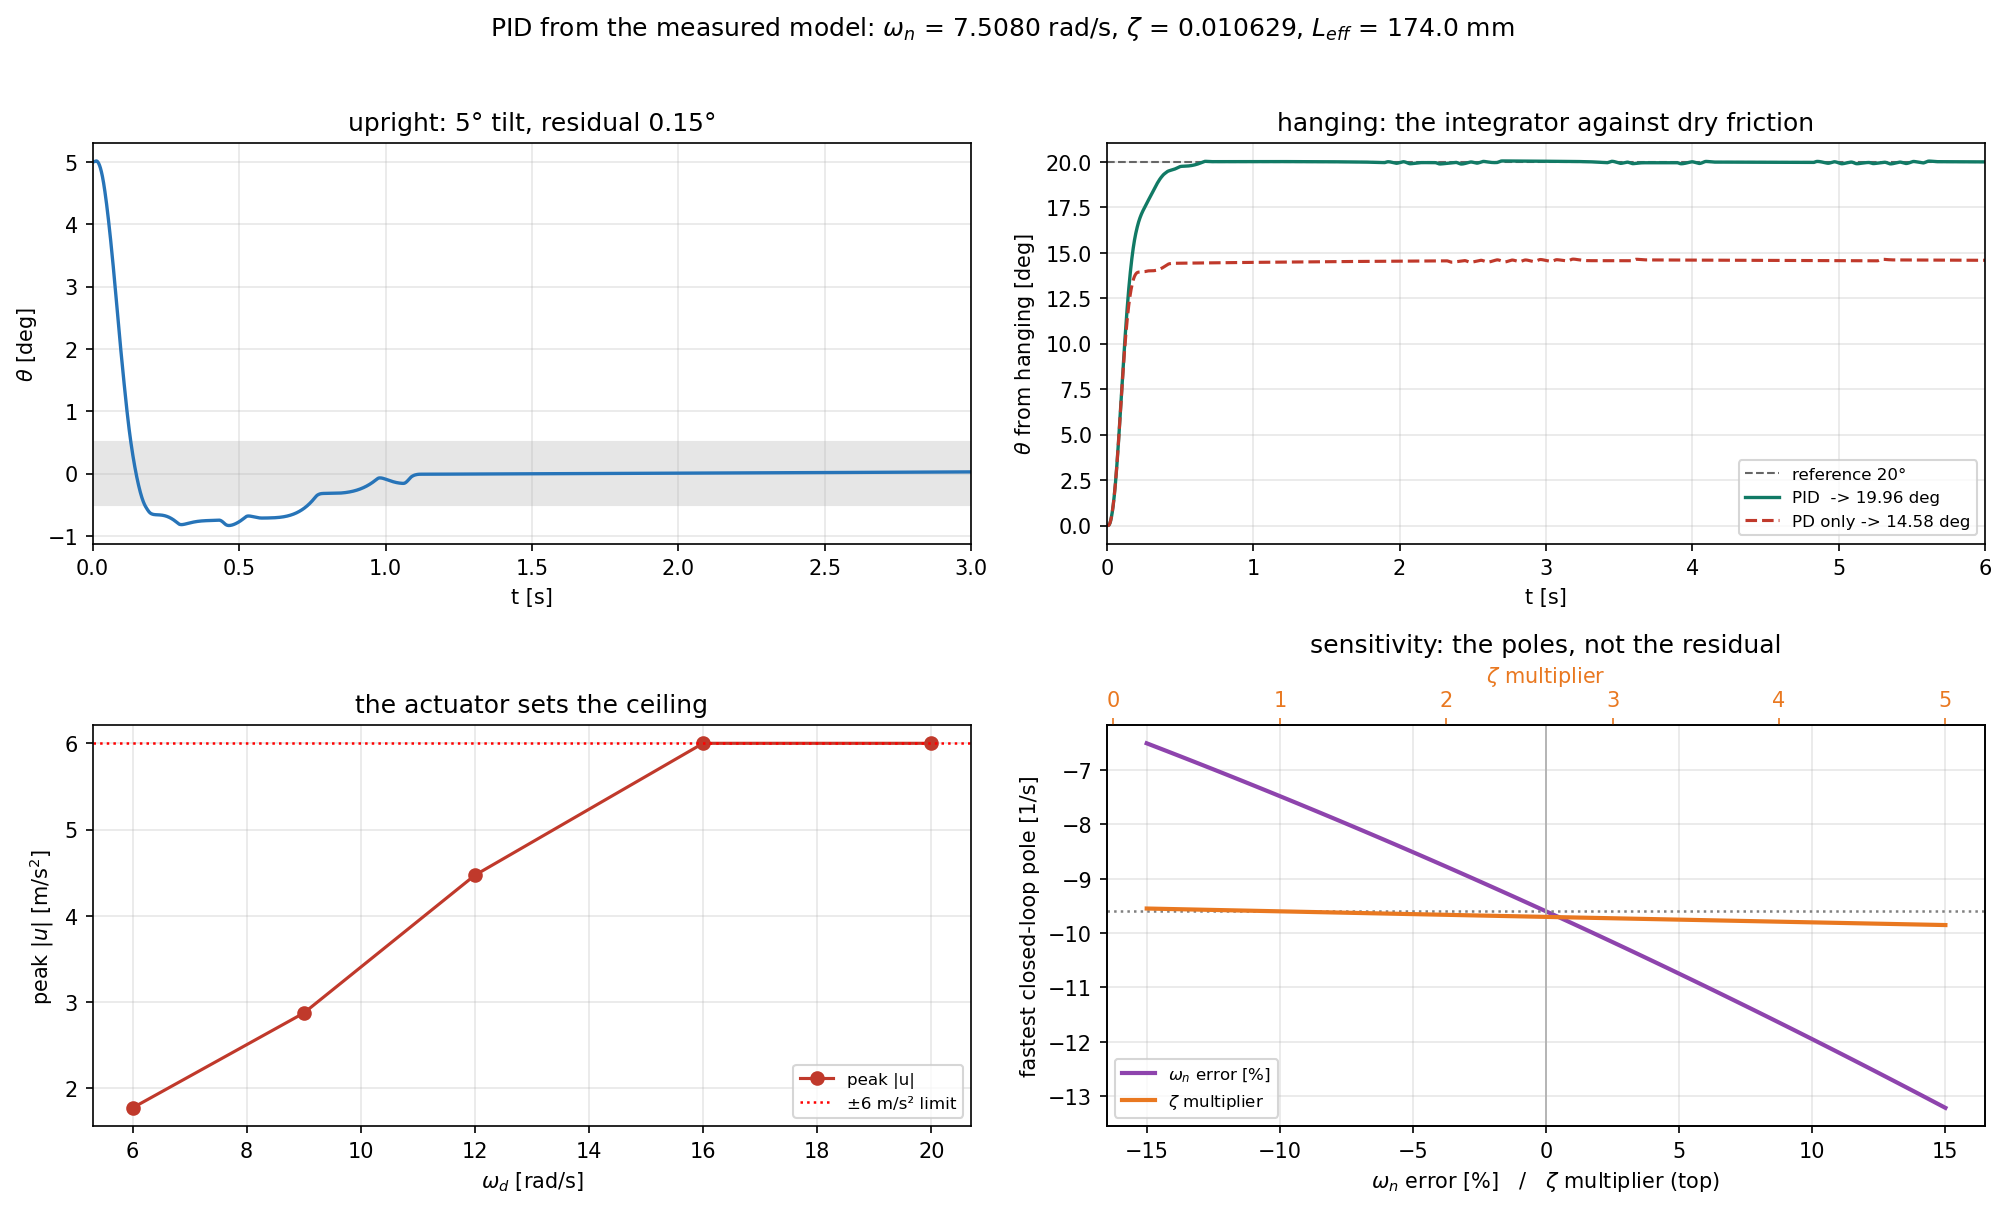

This figure's Python source:
"""Design a PID from the MEASURED wn and zeta, for both operating points.

The free-swing identification gives two numbers and one derived length:

    wn    = 7.5080 rad/s     zeta = 0.010629      L_eff = g/wn^2 = 173.97 mm

Everything below is a closed-form function of those. Nothing is hand tuned.

Two plants, one formula
-----------------------
With u the pivot acceleration [m/s^2], the linearised pendulum is

    hanging  (theta from hanging):   theta'' = -wn^2 theta - 2 sigma theta' - u/L
    upright  (theta from upright):   theta'' = +wn^2 theta - 2 sigma theta' - u/L

Only the sign of the gravity term differs, so one gain formula covers both -- a
sign flag is all that changes. The hanging case is a servo problem (track a
reference), the upright case is a stabilisation problem (hold zero), and the
same measured numbers serve both.

What this script answers
------------------------
1. what gains the measurement implies, for each operating point
2. whether the placement is exact (closed-loop poles vs requested)
3. how the design behaves on the REAL loop: 100 Hz, 0.3 deg encoder,
   +-6 m/s^2, dry friction, derivative filter
4. how much the answer moves when the measurement itself is wrong --
   the identification says zeta is the poorly determined number, so this is
   the question that matters for trusting the design

    python pid_from_measurement.py                 # tables + figure
    python pid_from_measurement.py --no-show       # write the figure only
"""
import argparse

import matplotlib.pyplot as plt
import numpy as np

from _common import PROJECT  # noqa: F401  (puts the project on sys.path)
import pendulum_sim as ps

G = ps.G

# --- design specification --------------------------------------------------
# dominant pair, then the integrator pole. wd is chosen in section 4 from the
# actuator limit, not picked by taste.
SPEC = dict(hanging=dict(wd=12.0, zd=0.7, wi=4.0),
            upright=dict(wd=12.0, zd=0.8, wi=4.0))
TAU_D = 0.01          # s, derivative filter = one control period at 100 Hz
LOOP = dict(control_hz=100.0, encoder_deg=0.3, accel_max=6.0)


def place_pid(wn, zeta, wd, zd, wi, upright):
    """Closed-form PID gains for either operating point.

    Closed loop is third order (the integrator adds a state):

        s^3 + (2 sigma + kd/L) s^2 + (kp/L -+ wn^2) s + ki/L = 0
                                            ^ minus upright, plus hanging

    Matching (s^2 + 2 zd wd s + wd^2)(s + wi):

        kd = L (2 zd wd + wi - 2 sigma)
        kp = L (wd^2 + 2 zd wd wi -+ wn^2)
        ki = L wd^2 wi
    """
    sigma = zeta * wn
    L = G / wn ** 2
    grav = wn ** 2 if upright else -wn ** 2
    kd = L * (2 * zd * wd + wi - 2 * sigma)
    kp = L * (wd ** 2 + 2 * zd * wd * wi + grav)
    ki = L * wd ** 2 * wi
    return kp, ki, kd


def closed_loop_poles(wn, zeta, kp, ki, kd, upright):
    sigma, L = zeta * wn, G / wn ** 2
    grav = wn ** 2 if upright else -wn ** 2
    return np.roots([1.0, 2 * sigma + kd / L, kp / L - grav, ki / L])


def requested_poles(wd, zd, wi):
    return np.append(np.roots([1.0, 2 * zd * wd, wd ** 2]), -wi)


class MeasuredPID(ps.Controller):
    """PID on the angle, derivative on the measurement, conditional integration.

    ps.PID does the same thing; this one is written out so the doc can point at
    every line, and so the hanging case can carry a non-zero reference.
    """

    def __init__(self, kp, ki, kd, ref=0.0, u_max=np.inf, tau_d=TAU_D,
                 upright=True):
        self.kp, self.ki, self.kd = kp, ki, kd
        self.ref, self.u_max, self.tau_d = ref, u_max, tau_d
        # simulate() measures theta from UPRIGHT. Working near hanging needs
        # two changes, and both are easy to miss:
        #   offset: the error is the deviation from pi, not from 0
        #   sign  : the input enters as -(u/L) cos(theta), and cos(pi) = -1,
        #           so the same command pushes the other way
        self.offset = 0.0 if upright else np.pi
        self.sign = 1.0 if upright else -1.0
        self.reset()

    def reset(self):
        self.integral = 0.0
        self.d_state = 0.0
        self.prev = None

    def __call__(self, s, dt):
        theta = s.theta - self.offset
        e = theta - self.ref
        if self.prev is None:
            self.prev = theta
        raw = (theta - self.prev) / dt            # derivative on measurement
        self.prev = theta
        beta = dt / (self.tau_d + dt)
        self.d_state += beta * (raw - self.d_state)
        u = self.sign * (self.kp * e + self.ki * self.integral
                         + self.kd * self.d_state)
        if abs(u) <= self.u_max:                  # anti-windup
            self.integral += e * dt
        return float(np.clip(u, -self.u_max, self.u_max))


def run(p, ctrl, theta0_deg, duration=8.0, **over):
    kw = dict(LOOP)
    kw.update(over)
    cfg = ps.SimConfig(duration=duration, theta0_deg=theta0_deg, **kw)
    log = ps.simulate(p, ctrl, cfg)
    tail = int(1.0 / cfg.dt_plant)
    ref = getattr(ctrl, "ref", 0.0)
    err = np.abs(log["theta_deg"][-tail:] - np.rad2deg(ref))
    return dict(log=log, err=err.max(), mean=log["theta_deg"][-tail:].mean(),
                u_peak=np.abs(log["u"]).max(), rotor=np.abs(log["alpha_deg"]).max(),
                sat=100.0 * log["saturated"].mean())


def main():
    ap = argparse.ArgumentParser(description=__doc__.splitlines()[0])
    ap.add_argument("--no-show", action="store_true")
    ap.add_argument("--out", default="pid_from_measurement.png")
    args = ap.parse_args()
    if args.no_show:
        import matplotlib
        matplotlib.use("Agg")

    p = ps.PendulumParams()
    wn, zeta, L = p.wn, p.zeta, p.L_eff

    print("=" * 78)
    print("1. WHAT WAS MEASURED")
    print("=" * 78)
    print(f"  wn      = {wn:.4f} rad/s      (extrema spacing, T0 = {2*np.pi/wn:.4f} s)")
    print(f"  zeta    = {zeta:.6f}          (envelope fit)")
    print(f"  sigma   = {p.sigma:.4f} 1/s       = zeta*wn")
    print(f"  L_eff   = {L*1000:.2f} mm         = g/wn^2, derived")
    print(f"  Coulomb = {p.coulomb_dps:.3f} deg/s      = {p.coulomb_accel:.4f} rad/s^2")
    print(f"  input gain -1/L_eff = {p.b:.3f} (rad/s^2) per (m/s^2)")

    print()
    print("=" * 78)
    print("2. GAINS: ONE FORMULA, TWO OPERATING POINTS")
    print("=" * 78)
    print("     kd = L (2 zd wd + wi - 2 sigma)")
    print("     kp = L (wd^2 + 2 zd wd wi -+ wn^2)      - upright, + hanging")
    print("     ki = L wd^2 wi")
    print()
    print(f"{'':10}{'wd':>6}{'zd':>6}{'wi':>6}{'kp':>10}{'ki':>10}{'kd':>9}"
          f"   placement")
    gains = {}
    for name, upright in (("hanging", False), ("upright", True)):
        s = SPEC[name]
        kp, ki, kd = place_pid(wn, zeta, s["wd"], s["zd"], s["wi"], upright)
        gains[name] = (kp, ki, kd)
        got = np.sort_complex(closed_loop_poles(wn, zeta, kp, ki, kd, upright))
        want = np.sort_complex(requested_poles(s["wd"], s["zd"], s["wi"]))
        ok = np.allclose(got, want, atol=1e-9)
        print(f"{name:10}{s['wd']:>6.1f}{s['zd']:>6.2f}{s['wi']:>6.1f}"
              f"{kp:>10.3f}{ki:>10.2f}{kd:>9.4f}   {'exact' if ok else 'MISMATCH'}")
        assert ok, f"{name}: placement failed"
    print(f"  cross-check with pendulum_sim.place_pid (upright): "
          f"{np.allclose(place_pid(wn, zeta, 12.0, 0.8, 4.0, True), ps.place_pid(p, 12.0, 0.8, 4.0))}")
    print(f"  gravity's share of kp: upright {100*L*wn**2/gains['upright'][0]:.0f} %,"
          f" hanging {-100*L*wn**2/gains['hanging'][0]:.0f} %"
          f"   (the two designs differ by 2 L wn^2 = {2*L*wn**2:.2f})")

    print()
    print("=" * 78)
    print("3. ON THE REAL LOOP  (100 Hz, 0.3 deg encoder, +-6 m/s^2, dry friction)")
    print("=" * 78)
    print(f"{'case':<34}{'residual':>11}{'peak u':>9}{'sat':>7}{'rotor':>9}")
    kp, ki, kd = gains["upright"]
    up = run(p, MeasuredPID(kp, ki, kd, u_max=6.0), theta0_deg=5.0)
    print(f"{'upright, 5 deg tilt':<34}{up['err']:>10.3f}d{up['u_peak']:>9.2f}"
          f"{up['sat']:>6.0f}%{up['rotor']:>8.0f}d")
    kp_h, ki_h, kd_h = gains["hanging"]
    ref = np.deg2rad(20.0)
    hang = run(p, MeasuredPID(kp_h, ki_h, kd_h, ref=ref, u_max=6.0, upright=False),
               theta0_deg=180.0, duration=6.0)
    hang_end = hang["mean"] - 180.0
    print(f"{'hanging, 20 deg ref, PID':<34}{hang_end - 20.0:>+10.3f}d"
          f"{hang['u_peak']:>9.2f}{hang['sat']:>6.0f}%{hang['rotor']:>8.0f}d")
    nopi = run(p, MeasuredPID(kp_h, 0.0, kd_h, ref=ref, u_max=6.0, upright=False),
               theta0_deg=180.0, duration=6.0)
    nopi_end = nopi["mean"] - 180.0
    print(f"{'hanging, 20 deg ref, PD only':<34}{nopi_end - 20.0:>+10.3f}d"
          f"{nopi['u_peak']:>9.2f}{nopi['sat']:>6.0f}%{nopi['rotor']:>8.0f}d")
    print(f"  the PD row is gravity plus dry friction: it stops {20.0-nopi_end:.2f} deg")
    print(f"  short of the reference, and only the integrator closes that gap.")
    print(f"  the rotor column is physics, not a bug: holding the rod {hang_end:.0f} deg")
    print(f"  off hanging needs a steady pivot acceleration u = g sin(ref) ="
          f" {G*np.sin(ref):.2f} m/s^2,")
    print("  which integrates twice into arm angle. A rotary rig cannot hold a")
    print("  tilted reference forever -- that case belongs to a torque-driven pivot.")

    print()
    print("=" * 78)
    print("4. HOW FAST CAN wd BE?  (upright, 5 deg tilt)")
    print("=" * 78)
    print(f"{'wd':>6}{'kp':>9}{'ki':>10}{'kd':>8}{'residual':>11}{'peak u':>9}{'sat':>7}")
    sweep = []
    for wd in (6.0, 9.0, 12.0, 16.0, 20.0):
        kp_w, ki_w, kd_w = place_pid(wn, zeta, wd, 0.8, wd / 3.0, True)
        r = run(p, MeasuredPID(kp_w, ki_w, kd_w, u_max=6.0), theta0_deg=5.0)
        sweep.append((wd, kp_w, ki_w, kd_w, r))
        print(f"{wd:>6.0f}{kp_w:>9.2f}{ki_w:>10.2f}{kd_w:>8.3f}{r['err']:>10.3f}d"
              f"{r['u_peak']:>9.2f}{r['sat']:>6.0f}%")
    print("  the +-6 m/s^2 limit, not the measurement, is what caps wd.")

    print()
    print("=" * 78)
    print("5. WHAT IF THE MEASUREMENT IS WRONG?")
    print("=" * 78)
    print("  design with the measured values, then run against a DIFFERENT truth")
    print(f"{'true plant':<28}{'residual':>11}{'peak u':>9}{'poles move to':>34}")
    kp, ki, kd = gains["upright"]
    for label, dwn, dz in (("as measured", 1.00, 1.0), ("wn +5 %", 1.05, 1.0),
                           ("wn -5 %", 0.95, 1.0), ("wn +10 %", 1.10, 1.0),
                           ("zeta x3", 1.00, 3.0), ("zeta x1/3", 1.00, 1 / 3)):
        pt = ps.PendulumParams(wn=wn * dwn, zeta=zeta * dz,
                               coulomb_dps=p.coulomb_dps)
        r = run(pt, MeasuredPID(kp, ki, kd, u_max=6.0), theta0_deg=5.0,
                duration=4.0)
        cl = np.sort(closed_loop_poles(pt.wn, pt.zeta, kp, ki, kd, True).real)
        print(f"{label:<28}{r['err']:>10.3f}d{r['u_peak']:>9.2f}"
              f"   {np.array2string(cl, precision=2)}")
    print("  zeta moves nothing: it enters kd only as -2 sigma = -0.16 out of 23.")
    print("  That is the good news -- zeta is the number the identification")
    print("  determines worst (per-run spread of 8x), and the design ignores it.")

    # ---------------------------------------------------------------- figure
    fig, ax = plt.subplots(2, 2, figsize=(13.5, 8.2))
    fig.suptitle(f"PID from the measured model: $\\omega_n$ = {wn:.4f} rad/s, "
                 f"$\\zeta$ = {zeta:.6f}, $L_{{eff}}$ = {L*1000:.1f} mm",
                 fontsize=12)

    a = ax[0, 0]
    t = up["log"]["t"]
    a.axhspan(-0.5, 0.5, color="0.9", zorder=0)
    a.plot(t, up["log"]["theta_deg"], color="#2774B8", lw=1.6)
    a.set(xlim=(0, 3), xlabel="t [s]", ylabel=r"$\theta$ [deg]",
          title=f"upright: 5° tilt, residual {up['err']:.2f}°")
    a.grid(alpha=0.3)

    a = ax[0, 1]
    a.axhline(20.0, color="0.4", ls="--", lw=1.0, label="reference 20°")
    a.plot(hang["log"]["t"], hang["log"]["theta_deg"] - 180.0, color="#117A65",
           lw=1.6, label=f"PID  -> {hang_end:.2f} deg")
    a.plot(nopi["log"]["t"], nopi["log"]["theta_deg"] - 180.0, "--", color="#c0392b",
           lw=1.5, label=f"PD only -> {nopi_end:.2f} deg")
    a.set(xlim=(0, 6), xlabel="t [s]", ylabel=r"$\theta$ from hanging [deg]",
          title="hanging: the integrator against dry friction")
    a.legend(fontsize=8)
    a.grid(alpha=0.3)

    a = ax[1, 0]
    wds = [s[0] for s in sweep]
    a.plot(wds, [s[4]["u_peak"] for s in sweep], "o-", color="#c0392b",
           label="peak |u|")
    a.axhline(6.0, color="r", ls=":", lw=1.2, label="±6 m/s² limit")
    a.set(xlabel=r"$\omega_d$ [rad/s]", ylabel=r"peak $|u|$ [m/s$^2$]",
          title="the actuator sets the ceiling")
    a.legend(fontsize=8)
    a.grid(alpha=0.3)

    a = ax[1, 1]
    # Sensitivity is read off the POLES, not off the residual: with dry
    # friction the residual is the width of the stiction band (0.01-0.15 deg)
    # and jitters with wherever the rod happens to stick, which hides the
    # trend instead of showing it. The poles are deterministic.
    err_pct = np.linspace(-15, 15, 121)
    dom_wn = [np.sort(closed_loop_poles(wn * (1 + e / 100), zeta,
                                        kp, ki, kd, True).real)[0]
              for e in err_pct]
    zmult = np.linspace(0.2, 5.0, 121)
    dom_z = [np.sort(closed_loop_poles(wn, zeta * z, kp, ki, kd, True).real)[0]
             for z in zmult]
    a.plot(err_pct, dom_wn, color="#8E44AD", lw=2.0, label=r"$\omega_n$ error [%]")
    a.axhline(np.sort(closed_loop_poles(wn, zeta, kp, ki, kd, True).real)[0],
              color="0.5", ls=":", lw=1.2)
    a.axvline(0, color="0.7", lw=0.9)
    a.set(xlabel=r"$\omega_n$ error [%]   /   $\zeta$ multiplier (top)",
          ylabel="fastest closed-loop pole [1/s]",
          title="sensitivity: the poles, not the residual")
    a2 = a.twiny()
    a2.plot(zmult, dom_z, color="#E97820", lw=2.0, label=r"$\zeta$ multiplier")
    a2.set_xlabel(r"$\zeta$ multiplier", color="#E97820")
    a2.tick_params(axis="x", colors="#E97820")
    h1, l1 = a.get_legend_handles_labels()
    h2, l2 = a2.get_legend_handles_labels()
    a.legend(h1 + h2, l1 + l2, fontsize=8, loc="lower left")
    a.grid(alpha=0.3)

    fig.tight_layout(rect=(0, 0, 1, 0.96))
    fig.savefig(args.out, dpi=150, bbox_inches="tight", facecolor="white")
    print(f"\nfigure -> {args.out}")

    print()
    print("=" * 78)
    print("6. GAINS TO PUT ON THE RIG")
    print("=" * 78)
    for name in ("upright", "hanging"):
        kp_n, ki_n, kd_n = gains[name]
        print(f"  {name:8}  kp = {kp_n:8.3f}   ki = {ki_n:8.3f}   kd = {kd_n:7.4f}"
              f"   [(m/s^2) per rad]")
    print(f"  loop      100 Hz, derivative filter {TAU_D*1000:.0f} ms,"
          f" |u| <= {LOOP['accel_max']:.0f} m/s^2")
    print(f"  rotor     u -> arm acceleration: divide by r (measure it);"
          f" kp, kd do not depend on r")
    if not args.no_show:
        plt.show()


if __name__ == "__main__":
    main()
